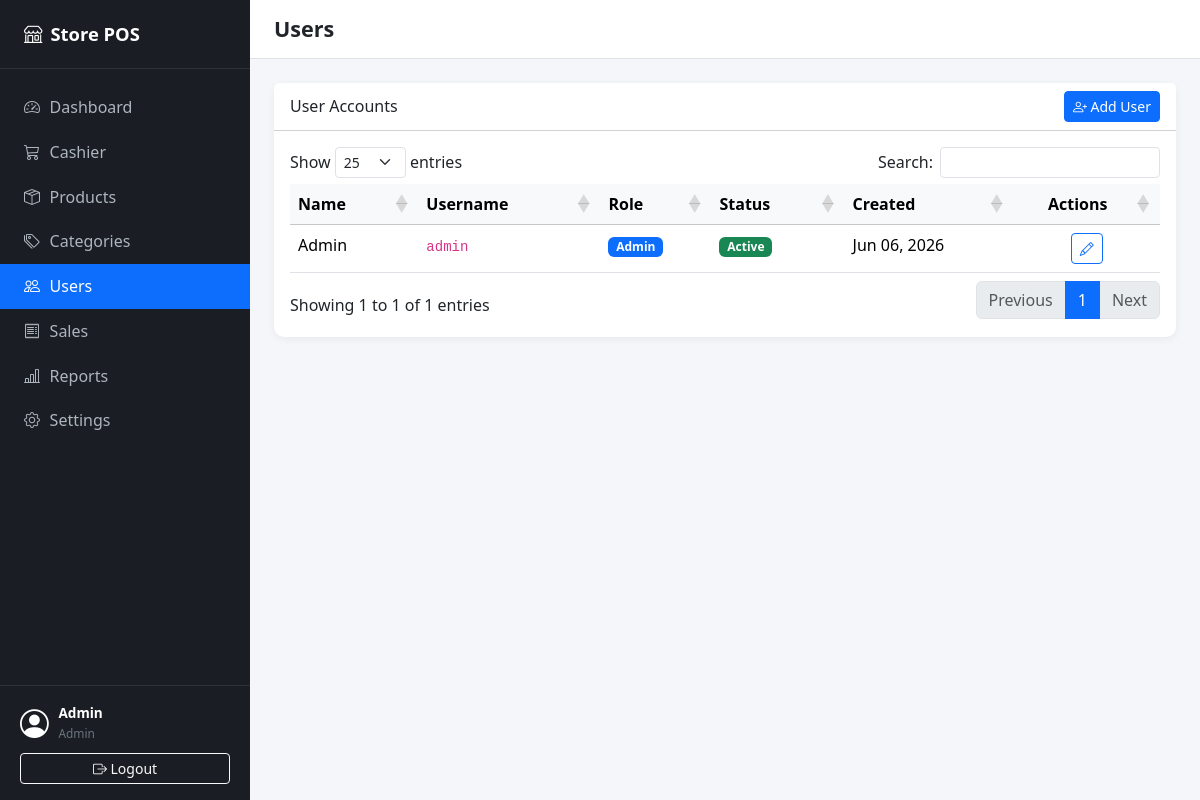
The page /pages/users.php (signed in) on the database its author committed.
### tables this page shows
CREATE TABLE users (
  id INT AUTO_INCREMENT PRIMARY KEY,
  name VARCHAR(100) NOT NULL,
  username VARCHAR(50) UNIQUE NOT NULL,
  password VARCHAR(255) NOT NULL,
  role ENUM('admin','cashier') DEFAULT 'cashier',
  is_active TINYINT(1) DEFAULT 1,
  created_at TIMESTAMP DEFAULT CURRENT_TIMESTAMP
);

### includes/functions.php (called while the page is built, shortened)
<?php
function baseUrl(): string
{
    static $url = null;
    if ($url === null) {
        $url = dirname(dirname($_SERVER['SCRIPT_NAME']));
    }
    return $url;
}

### pages/users.php (the view, shortened to what this page needs)
<?php
require_once __DIR__ . '/../includes/header.php';
$users = $conn->query(
    'SELECT id, name, username, role, is_active, created_at FROM users ORDER BY name ASC'
)->fetch_all(MYSQLI_ASSOC);
?>
<div id="usersApp" data-base-url="<?= htmlspecialchars($base) ?>">
    <div class="card stat-card">
        <div class="card-header bg-white d-flex justify-content-between align-items-center">
            <h6 class="mb-0">User Accounts</h6>
            <button type="button" class="btn btn-primary btn-sm" id="btnAddUser">
                <i class="bi bi-person-plus"></i> Add User
            </button>
        </div>
        <div class="card-body">
            <table class="table table-hover datatable" id="usersTable">
                <thead class="table-light">
                    <tr>
                        <th>Name</th>
                        <th>Username</th>
                        <th>Role</th>
                        <th>Status</th>
                        <th>Created</th>
                        <th class="text-center">Actions</th>
                    </tr>
                </thead>
                <tbody>
                    <?php foreach ($users as $user): ?>
                        <tr>
                            <td><?= htmlspecialchars($user['name']) ?></td>
                            <td><code><?= htmlspecialchars($user['username']) ?></code></td>
                            <td><span class="badge bg-<?= $user['role'] === 'admin' ? 'primary' : 'secondary' ?>"><?= htmlspecialchars(ucfirst($user['role'])) ?></span></td>
                            <td>
                                <?php if ((int) $user['is_active']): ?>
                                    <span class="badge bg-success">Active</span>
                                <?php else: ?>
                                    <span class="badge bg-danger">Inactive</span>
                                <?php endif; ?>
                            </td>
                            <td><?= date('M d, Y', strtotime($user['created_at'])) ?></td>
                            <td class="text-center">
                                <button class="btn btn-sm btn-outline-primary btn-edit-user"
                                    data-user='<?= htmlspecialchars(json_encode($user), ENT_QUOTES) ?>'>
                                    <i class="bi bi-pencil"></i>
                                </button>
                            </td>
                        </tr>
                    <?php endforeach; ?>
                </tbody>
            </table>
        </div>
    </div>
</div>
<?php require_once __DIR__ . '/../includes/footer.php'; ?>

### assets/css/style.css (style rules this page uses)
body { background-color: #f4f6f9; overflow-x: hidden; }
.stat-card { border: none; border-radius: 10px; box-shadow: 0 2px 8px rgba(0, 0, 0, 0.06); transition: transform 0.15s; }

### rows shown on the page
users: name "Admin", username "admin", role "Admin", is_active "Active", created_at "Jun 06, 2026"

### other values the page prints
$_SESSION['name'] "Admin"
$_SESSION['role'] "Admin"
$pageTitle "Users"
